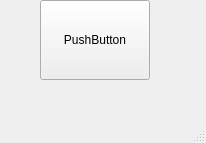
<?xml version="1.0" encoding="UTF-8"?>
<ui version="4.0">
 <class>MainWindow</class>
 <widget class="QMainWindow" name="MainWindow">
  <property name="geometry">
   <rect>
    <x>0</x>
    <y>0</y>
    <width>206</width>
    <height>143</height>
   </rect>
  </property>
  <property name="windowTitle">
   <string>MainWindow</string>
  </property>
  <widget class="QWidget" name="centralwidget">
   <widget class="QPushButton" name="pushButton">
    <property name="geometry">
     <rect>
      <x>40</x>
      <y>0</y>
      <width>110</width>
      <height>80</height>
     </rect>
    </property>
    <property name="text">
     <string>PushButton</string>
    </property>
   </widget>
  </widget>
  <widget class="QMenuBar" name="menubar">
   <property name="geometry">
    <rect>
     <x>0</x>
     <y>0</y>
     <width>206</width>
     <height>30</height>
    </rect>
   </property>
  </widget>
  <widget class="QStatusBar" name="statusbar"/>
 </widget>
 <resources/>
 <connections/>
</ui>
